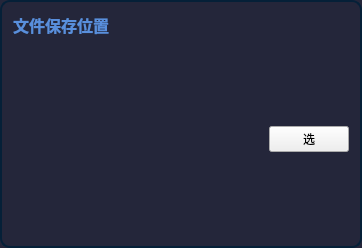
                        <widget class="QFrame" name="frame_anifont_5">
                         <property name="sizePolicy">
                          <sizepolicy hsizetype="Preferred" vsizetype="Expanding">
                           <horstretch>0</horstretch>
                           <verstretch>0</verstretch>
                          </sizepolicy>
                         </property>
                         <property name="minimumSize">
                          <size>
                           <width>231</width>
                           <height>101</height>
                          </size>
                         </property>
                         <property name="styleSheet">
                          <string notr="true">QFrame{
 border:2px solid;
	border-color: rgb(5, 32, 56);
	background-color: rgb(36,38,58);
border-radius:10px;
}
QComboBox QAbstractItemView{
outline: 0px solid gray;            
/*border:1px solid #eeeeee;*/            
color:rgb(145,151,163);
selection-color:white;
font-size:14px;
font-family:Microsoft YaHei UI;            
background-color:rgb(18,26,39);
selection-background-color:rgb(33,41,54);
border-top-radius:0px;
border-bottom-radius:10px;
}</string>
                         </property>
                         <property name="frameShape">
                          <enum>QFrame::StyledPanel</enum>
                         </property>
                         <property name="frameShadow">
                          <enum>QFrame::Raised</enum>
                         </property>
                         <layout class="QVBoxLayout" name="verticalLayout_12">
                          <item>
                           <widget class="QLabel" name="label_anifont_5">
                            <property name="sizePolicy">
                             <sizepolicy hsizetype="Fixed" vsizetype="Fixed">
                              <horstretch>0</horstretch>
                              <verstretch>0</verstretch>
                             </sizepolicy>
                            </property>
                            <property name="font">
                             <font>
                              <family>Microsoft YaHei UI</family>
                              <pointsize>12</pointsize>
                              <weight>75</weight>
                              <bold>true</bold>
                             </font>
                            </property>
                            <property name="styleSheet">
                             <string notr="true">QLabel{
border:none;
color:#598FDC;
}</string>
                            </property>
                            <property name="text">
                             <string>文件保存位置</string>
                            </property>
                           </widget>
                          </item>
                          <item alignment="Qt::AlignBottom">
                           <widget class="QFrame" name="frame_selectanifont_6">
                            <property name="minimumSize">
                             <size>
                              <width>0</width>
                              <height>0</height>
                             </size>
                            </property>
                            <property name="styleSheet">
                             <string notr="true">QFrame{border:none;
}</string>
                            </property>
                            <property name="frameShape">
                             <enum>QFrame::StyledPanel</enum>
                            </property>
                            <property name="frameShadow">
                             <enum>QFrame::Raised</enum>
                            </property>
                            <property name="lineWidth">
                             <number>0</number>
                            </property>
                            <layout class="QHBoxLayout" name="horizontalLayout_23">
                             <property name="spacing">
                              <number>0</number>
                             </property>
                             <property name="leftMargin">
                              <number>0</number>
                             </property>
                             <property name="topMargin">
                              <number>0</number>
                             </property>
                             <property name="rightMargin">
                              <number>0</number>
                             </property>
                             <property name="bottomMargin">
                              <number>0</number>
                             </property>
                             <item>
                              <widget class="QTextBrowser" name="fileTextBrowser"/>
                             </item>
                             <item>
                              <widget class="QPushButton" name="pushButtonFile">
                               <property name="text">
                                <string>选</string>
                               </property>
                              </widget>
                             </item>
                            </layout>
                           </widget>
                          </item>
                         </layout>
                        </widget>
